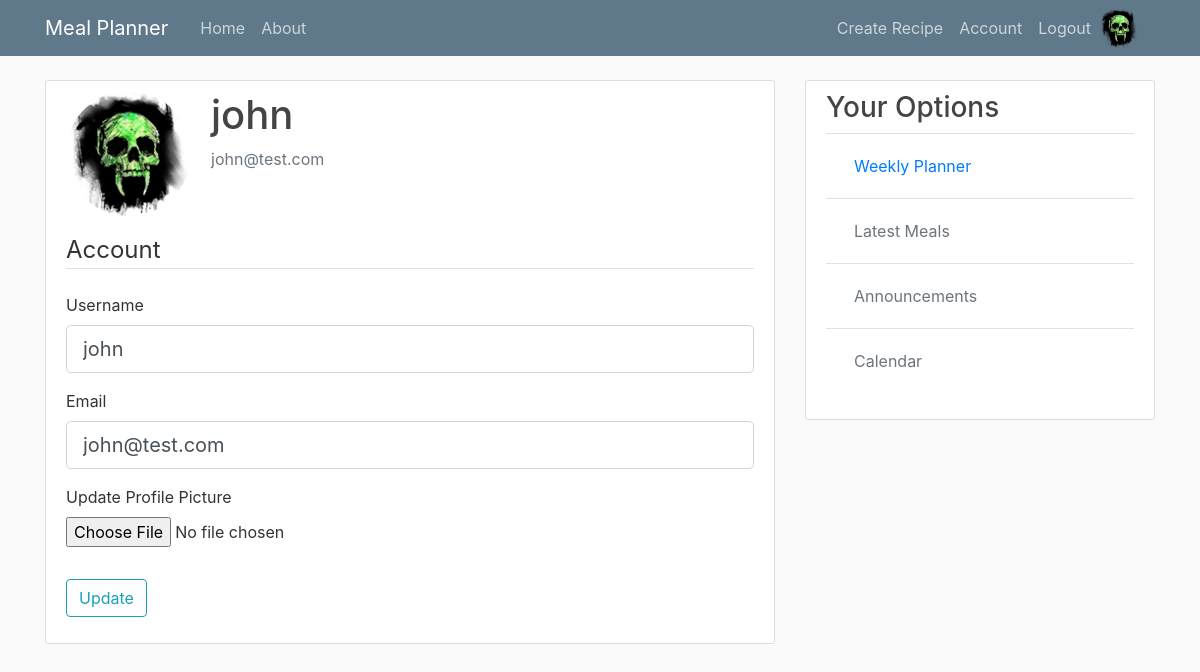
Page /account (signed in) on the committed database.
### mymeal/models.py (models this page shows, shortened)
class User(db.Model, UserMixin):
    id = db.Column(db.Integer, primary_key=True)
    username = db.Column(db.String(20), unique=True, nullable=False)
    email = db.Column(db.String(120), unique=True, nullable=False)
    image_file = db.Column(db.String(20), nullable=False, default='default.png')
    password = db.Column(db.String(60), nullable=False)
    recipes = db.relationship('Recipe', backref='author', lazy=True)

### mymeal/users/routes.py (the view)
@users.route('/account', methods=['GET', 'POST'])
@login_required
def account():
    form = UpdateAccountForm()
    if form.validate_on_submit():
        if form.picture.data:
            picture_file = save_picture(form.picture.data)
            current_user.image_file = picture_file
        current_user.username = form.username.data
        current_user.email = form.email.data
        db.session.commit()
        flash('Your account has been updated!', 'success')
        return redirect(url_for('users.account'))
    elif request.method == 'GET':
        form.username.data = current_user.username
        form.email.data = current_user.email
    image_file = url_for('static', filename='profile_pics/' + current_user.image_file)
    return render_template('account.html', title='Account', image_file=image_file, form=form)

### mymeal/users/forms.py (shortened to what this page needs)
class UpdateAccountForm(FlaskForm):
    username = StringField('Username', validators=[DataRequired(), Length(min=2, max=20)])
    email = StringField('Email', validators=[DataRequired(), email()])
    picture = FileField('Update Profile Picture', validators=[FileAllowed(['jpg', 'png'])])
    submit = SubmitField('Update')

### mymeal/models.py (called while the page is built)
@login_manager.user_loader
def load_user(user_id):
    return User.query.get(int(user_id))

### mymeal/templates/account.html (shortened to what this page needs)
{% extends "layout.html" %}
{% block content %}
    <div class="content-section">
      <div class="media">
        <img class="rounded-circle account-img" src="{{ image_file }}">
        <div class="media-body">
          <h2 class="account-heading">{{ current_user.username }}</h2>
          <p class="text-secondary">{{ current_user.email }}</p>
        </div>
      </div>
            <form method="POST" action="", enctype="multipart/form-data">
                <fieldset class="form-group">
                    <legend class="border-bottom mb-4">Account</legend>
                    <div class="form-group">
                        {{ form.username.label(class="form-control-label") }}
                        {% if form.username.errors %}
                            {{ form.username(class="form-control form-control-lg is-invalid") }}
                            <div class="invalid-feedback">
                                {% for error in form.username.errors %}
                                    <span>{{ error }}</span>
                                {% endfor %}
                            </div>
                        {% else %}
                            {{ form.username(class="form-control form-control-lg") }}
                        {% endif %}
                    </div>
                    <div class="form-group">
                        {{ form.email.label(class="form-control-label") }}
                        {% if form.email.errors %}
                            {{ form.email(class="form-control form-control-lg is-invalid") }}
                            <div class="invalid-feedback">
                                {% for error in form.email.errors %}
                                    <span>{{ error }}</span>
                                {% endfor %}
                            </div>
                        {% else %}
                            {{ form.email(class="form-control form-control-lg") }}
                        {% endif %}
                    </div>
                    <div class="form-group">
                        {{ form.picture.label() }}
                        {{ form.picture(class="form-control-file") }}
                    </div>
                </fieldset>
                <div class="form-group">
                    {{ form.submit(class="btn btn-outline-info") }}
                </div>
            </form>
    </div>
{% endblock content %}

### mymeal/templates/layout.html (shortened to what this page needs)
<!DOCTYPE html>
<html>
<head>
    <link rel="stylesheet" href="https://stackpath.bootstrapcdn.com/bootstrap/4.1.3/css/bootstrap.min.css">
    <link rel="stylesheet" type="text/css" href="{{ url_for('static', filename='main.css') }}">
</head>
<body>
    <header class="site-header">
      <nav class="navbar navbar-expand-md navbar-dark bg-steel fixed-top">
        <div class="container">
          <a class="navbar-brand mr-4" href="/">Meal Planner</a>
          <div class="collapse navbar-collapse" id="navbarToggle">
            <div class="navbar-nav mr-auto">
              <a class="nav-item nav-link" href="{{ url_for('main.home') }}">Home</a>
              <a class="nav-item nav-link" href="{{ url_for('main.about') }}">About</a>
            </div>
            <div class="navbar-nav">
                {% if current_user.is_authenticated %}
                    <a class="nav-item nav-link" href="{{ url_for('recipes.new_recipe') }}">Create Recipe</a>
                    <a class="nav-item nav-link" href="{{ url_for('users.account') }}">Account</a>
                    <a class="nav-item nav-link" href="{{ url_for('users.logout') }}">Logout</a>
                    <img class="rounded-circle  article-img" src="{{ url_for('static', filename='profile_pics/' + current_user.image_file) }}">
                {% else %}
                  <a class="nav-item nav-link" href="{{ url_for('users.login') }}">Login</a>
                  <a class="nav-item nav-link" href="{{ url_for('users.register') }}">Register</a>
                {% endif %}
            </div>
          </div>
        </div>
      </nav>
    </header>
    <main role="main" class="container">
      <div class="row">
        <div class="col-md-8">
            {% block content %}{% endblock %}
        </div>
        <div class="col-md-4">
            <div class="content-section">
            <h3>Your Options</h3>
                <table class="table table-hover">
                  <tbody>
                    <tr>
                      <td>
                          <a class="nav-item nav-link" href="{{ url_for('weekly.new_week') }}">Weekly Planner</a>
                      </td>
                    </tr>
                    <tr>
                      <td>
                          <a class="nav-item nav-link disabled" href="#">Latest Meals</a>
                      </td>
                    </tr>
                    <tr>
                      <td>
                          <a class="nav-item nav-link disabled" href="#">Announcements</a>
                      </td>
                    </tr>
                    <tr>
                      <td>
                          <a class="nav-item nav-link disabled" href="#">Calendar</a>
                      </td>
                    </tr>
                  </tbody>
                </table>
          </div>
        </div>
      </div>
    </main>
</body>
</html>

### mymeal/static/main.css (style rules this page uses)
body { background: #fafafa; color: #333333; margin-top: 5rem; }
h1, h2, h3, h4, h5, h6 { color: #444444; }
.bg-steel { background-color: #5f788a; }
.site-header .navbar-nav .nav-link { color: #cbd5db; }
.content-section { background: #ffffff; padding: 10px 20px; border: 1px solid #dddddd; border-radius: 3px; margin-bottom: 20px; }
.article-img { height: 40px; width: 40px; margin-right: 16px; }
.account-img { height: 125px; width: 125px; margin-right: 20px; margin-bottom: 16px; }
.account-heading { font-size: 2.5rem; }

### rows in the picture
User: image_file (picture), username "john", email "john@test.com"
